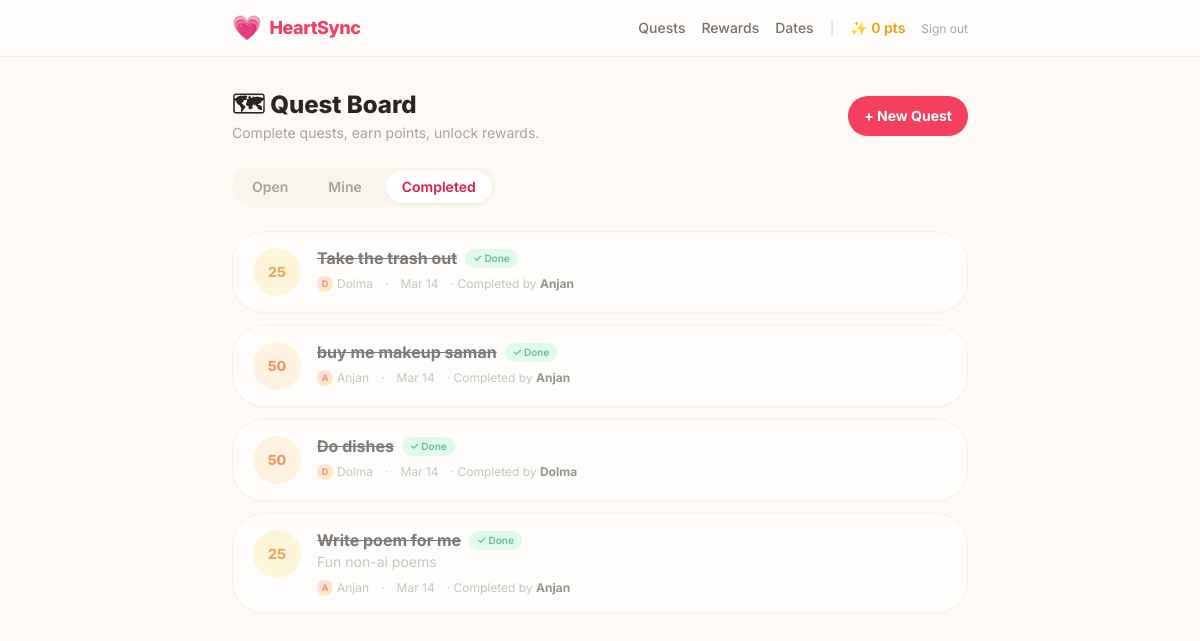
The app's page /quests/?filter=completed (signed in) with its own data.
### core/models.py (models this page shows, shortened)
class Profile(models.Model):
    user = models.OneToOneField(User, on_delete=models.CASCADE, related_name="profile")
    house = models.ForeignKey(
        House,
        on_delete=models.CASCADE,
        related_name="profiles",
        null=True,
        blank=True,
    )
    display_name = models.CharField(max_length=60, blank=True)
    avatar = models.ImageField(upload_to="avatars/", null=True, blank=True)
    points_balance = models.PositiveIntegerField(default=0)
    total_points_earned = models.PositiveIntegerField(default=0)
    joined_at = models.DateTimeField(auto_now_add=True)

class Quest(models.Model):
    DIFFICULTY_CHOICES = [
        (10, "Easy"),
        (25, "Medium"),
        (50, "Hard"),
        (100, "Epic"),
    ]
    objects = QuestManager()
    house = models.ForeignKey(House, on_delete=models.CASCADE, related_name="quests")
    title = models.CharField(max_length=150)
    description = models.TextField(blank=True)
    points = models.PositiveSmallIntegerField(
        choices=DIFFICULTY_CHOICES,
        default=10,
    )
    assigned_to = models.ForeignKey(
        Profile,
        on_delete=models.SET_NULL,
        null=True,
        blank=True,
        related_name="assigned_quests",
    )
    completed_by = models.ForeignKey(
        Profile,
        on_delete=models.SET_NULL,
        null=True,
        blank=True,
        related_name="completed_quests",
    )
    is_completed = models.BooleanField(default=False)
    is_recurring = models.BooleanField(
        default=False,
        help_text="If True, Quest resets after completion.",
    )
    created_at = models.DateTimeField(auto_now_add=True)
    completed_at = models.DateTimeField(null=True, blank=True)

### core/dashboard_views.py (the view)
# urls.py: path("quests/",                 dv.QuestListView.as_view(),            name="quest-list"),
class QuestListView(HouseMemberRequiredMixin, ListView):
    template_name = "core/quests/list.html"
    context_object_name = "quests"
    paginate_by = 20
    def get_queryset(self):
        user = self.request.user
        qs = Quest.objects.for_user(user).order_by("is_completed", "-created_at")
        f = self.request.GET.get("filter")
        if f == "mine":
            qs = qs.assigned_to_profile(user.profile)
        elif f == "completed":
            qs = qs.completed()
        else:
            qs = qs.incomplete()
        return qs
    def get_context_data(self, **kwargs):
        ctx = super().get_context_data(**kwargs)
        ctx["profile"] = self.request.user.profile
        ctx["active_filter"] = self.request.GET.get("filter", "open")
        ctx["filters"] = [
            ("Open", "open"),
            ("Mine", "mine"),
            ("Completed", "completed"),
        ]
        return ctx

### core/access.py (called while the page is built)
def _get_house_or_redirect(user):
    try:
        house = user.profile.house
    except ObjectDoesNotExist:
        return None, redirect(reverse(JOIN_OR_CREATE_HOUSE_URL))
    if house is None:
        return None, redirect(reverse(JOIN_OR_CREATE_HOUSE_URL))
    return house, None

    def dispatch(self, request, *args, **kwargs):
        if not request.user.is_authenticated:
            return self.handle_no_permission()
        house, redirect_response = _get_house_or_redirect(request.user)
        if redirect_response:
            return redirect_response
        self.house = house
        return super(LoginRequiredMixin, self).dispatch(request, *args, **kwargs)

### core/managers.py (called while the page is built)
    def for_user(self, user):
        return self.filter(house=user.profile.house)

    def completed(self):
        return self.filter(is_completed=True)

    def get_queryset(self):
        return QuestQuerySet(self.model, using=self._db)

    def for_user(self, user):
        return self.get_queryset().for_user(user)

### core/templates/core/quests/list.html (shortened to what this page needs)
{% extends "core/base.html" %}
{% block content %}
<div class="flex items-center justify-between mb-6">
  <div>
    <h1 class="text-2xl font-extrabold text-stone-800">🗺 Quest Board</h1>
    <p class="text-sm text-stone-400 mt-0.5">Complete quests, earn points, unlock rewards.</p>
  </div>
  <a href="{% url 'core:quest-create' %}"
     class="bg-rose-500 hover:bg-rose-600 active:scale-95 text-white font-bold
            rounded-2xl px-4 py-2.5 text-sm transition-all duration-150 shadow-sm">
    + New Quest
  </a>
</div>
<div class="flex gap-2 mb-6 bg-cream-100 p-1 rounded-2xl w-fit">
  {% for label, value in filters %}
  <a href="?filter={{ value }}"
     class="px-4 py-1.5 rounded-xl text-sm font-semibold transition
            {% if active_filter == value %}bg-white text-rose-600 shadow-sm{% else %}text-stone-400 hover:text-stone-600{% endif %}">
    {{ label }}
  </a>
  {% endfor %}
</div>
{% if quests %}
<div class="space-y-3">
  {% for quest in quests %}
  <div class="group bg-white border border-cream-200 rounded-3xl px-5 py-4 shadow-sm
              hover:shadow-md hover:border-rose-200 transition-all duration-200
              {% if quest.is_completed %}opacity-60{% endif %}">
    <div class="flex items-start gap-4">
      <div class="shrink-0 w-12 h-12 rounded-2xl flex items-center justify-center font-extrabold text-sm
        {% if quest.points == 100 %}bg-rose-100 text-rose-600
        {% elif quest.points == 50 %}bg-orange-100 text-orange-600
        {% elif quest.points == 25 %}bg-gold-100 text-amber-600
        {% else %}bg-emerald-100 text-emerald-600{% endif %}">
        {{ quest.points }}
      </div>
      <div class="flex-1 min-w-0">
        <div class="flex items-center gap-2 flex-wrap">
          <h3 class="font-bold text-stone-800 text-base leading-tight
                     {% if quest.is_completed %}line-through text-stone-400{% endif %}">
            {{ quest.title }}
          </h3>
          {% if quest.is_completed %}
          <span class="text-[10px] bg-emerald-100 text-emerald-600 font-semibold rounded-full px-2 py-0.5">
            ✓ Done
          </span>
          {% endif %}
        </div>
        {% if quest.description %}
        <p class="text-sm text-stone-400 mt-0.5 truncate">{{ quest.description }}</p>
        {% endif %}
        <div class="flex items-center gap-3 mt-2 text-xs text-stone-400">
          {% if quest.assigned_to %}
          <span class="flex items-center gap-1">
            <span class="w-4 h-4 rounded-full bg-gradient-to-br from-rose-200 to-gold-200
                         flex items-center justify-center font-bold text-rose-500 text-[9px]">
              {{ quest.assigned_to.display_name|first|upper }}
            </span>
            {{ quest.assigned_to.display_name }}
          </span>
          {% else %}
          <span>Anyone</span>
          {% endif %}
          <span>·</span>
          <span>{{ quest.created_at|date:"M j" }}</span>
          {% if quest.is_completed and quest.completed_by %}
          <span>· Completed by <strong class="text-stone-600">{{ quest.completed_by.display_name }}</strong></span>
          {% endif %}
        </div>
      </div>
    </div>
  </div>
  {% endfor %}
</div>
{% endif %}
{% endblock %}

### core/templates/core/base.html (shortened to what this page needs)
<!DOCTYPE html>
<html lang="en" class="h-full">
<head>
  <script src="https://cdn.tailwindcss.com"></script>
</head>
<body class="min-h-full font-sans text-stone-800">
  <nav class="bg-white/80 backdrop-blur border-b border-rose-100 sticky top-0 z-30">
    <div class="max-w-3xl mx-auto px-4 h-14 flex items-center justify-between">
      <a href="{% url 'core:dashboard' %}" class="flex items-center gap-2 font-extrabold text-rose-500 text-lg tracking-tight">
        <span class="text-2xl">💗</span> HeartSync
      </a>
      {% if request.user.is_authenticated %}
      <div class="flex items-center gap-4 text-sm">
        <a href="{% url 'core:quest-list' %}"
           class="text-stone-500 hover:text-rose-500 font-medium transition">Quests</a>
        <a href="{% url 'core:reward-list' %}"
           class="text-stone-500 hover:text-rose-500 font-medium transition">Rewards</a>
        <a href="{% url 'core:date-list' %}"
           class="text-stone-500 hover:text-rose-500 font-medium transition">Dates</a>
        <span class="text-stone-300">|</span>
        <span class="font-semibold text-gold-500">
          ✨ {% if request.user.profile %}{{ request.user.profile.points_balance }}{% else %}0{% endif %} pts
        </span>
        <form method="post" action="{% url 'logout' %}">
          <button class="text-stone-400 hover:text-rose-400 transition text-xs">Sign out</button>
        </form>
      </div>
      {% endif %}
    </div>
  </nav>
  <main class="max-w-3xl mx-auto px-4 py-8">
    {% block content %}{% endblock %}
  </main>
</body>
</html>

### core/templates/core/base.html (style rules this page uses)
body { background-color: #fdfaf5; }

### records on screen
Quest: points "25", title "Take the trash out", is_completed "✓ Done", assigned_to.display_name|first "D", assigned_to.display_name "Dolma", created_at "Mar 14", completed_by.display_name "Anjan"
Quest: points "50", title "buy me makeup saman", is_completed "✓ Done", assigned_to.display_name|first "A", assigned_to.display_name "Anjan", created_at "Mar 14", completed_by.display_name "Anjan"
Quest: points "50", title "Do dishes", is_completed "✓ Done", assigned_to.display_name|first "D", assigned_to.display_name "Dolma", created_at "Mar 14", completed_by.display_name "Dolma"
Quest: points "25", title "Write poem for me", is_completed "✓ Done", description "Fun non-ai poems", assigned_to.display_name|first "A", assigned_to.display_name "Anjan", created_at "Mar 14", completed_by.display_name "Anjan"

### other values on screen
{{ request.user.profile.points_balance }} "0"
{{ label }} "Open" "Mine" "Completed"
